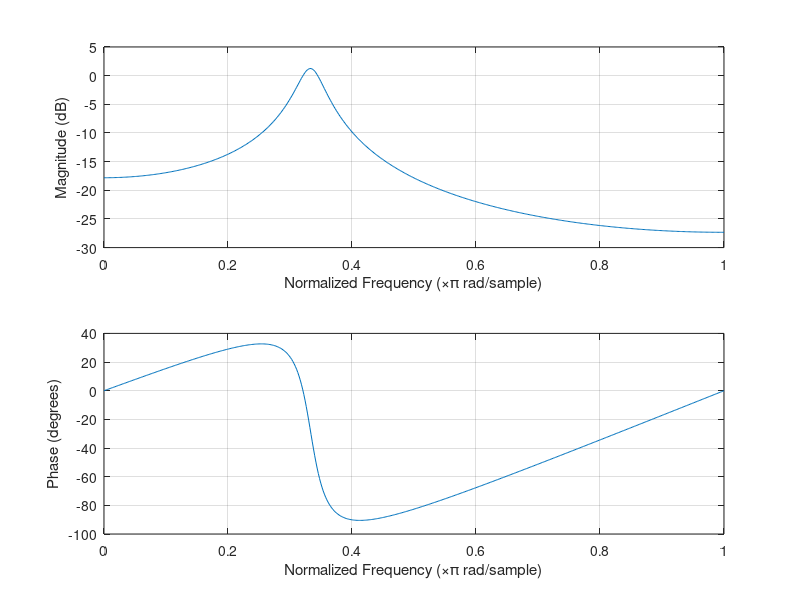
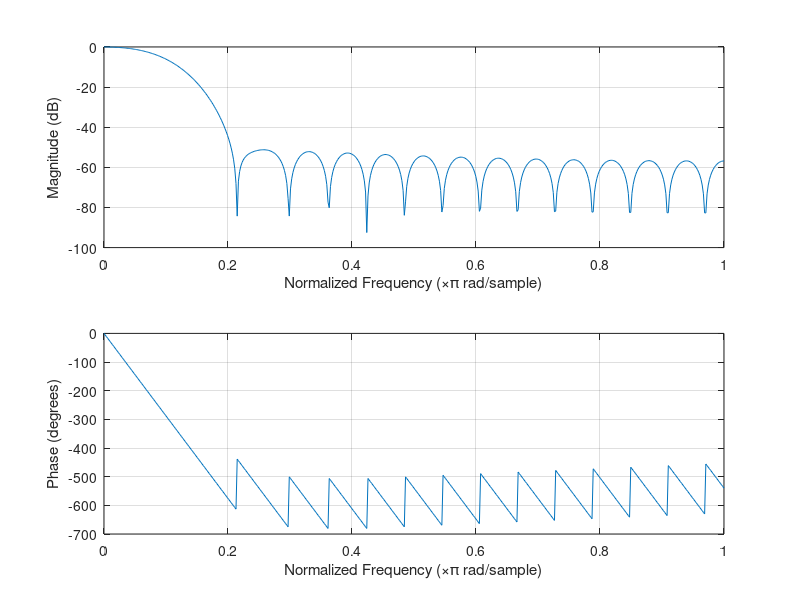

These figures' MATLAB source, in order: (Note: this script raises an error after producing the figures.)
%IIR Design
close all;

% Сигнал
CarrierFreq = 32000;        %Несущая частота
Ts = 1/CarrierFreq;         %Период несущей
DutyCycle = 50;             %Скважность несущей в процентах
ModFreq = CarrierFreq/32;   %Модулирующая частота
Tbit = 1/ModFreq;           %Период модулирующей
Ni = 1000;                   %Количество генерируемых импульсов
            
fd = 6*CarrierFreq;         %Частота дискретизации
dt = 1/fd; %Период дискретизации
N = ceil(Ni*Tbit/dt)  % Количество отсчётов
time = linspace(0,dt*N,N);  %Отсчёты оси времени сигнала
razmach = 255;              %Размах генерируемого сигнала

% Параметры шума
noise_pwr = 0;            %Мощность шума в Вт
flatNoise = 100;

% Расчёт коэффициентов цифрового резонатора
figure;
a = [0 0 0];
b = [0 0 0];

a(1) = (1-exp(-2*pi*4*ModFreq/fd));

b(1) = 1;
b(2) = -(2*exp(-pi*4*ModFreq/fd)*cos(2*pi*CarrierFreq/fd));
b(3) = exp(-2*pi*4*ModFreq/fd);

% Вывод рассчитанных коэффициентов фильтра
disp(['a = ',num2str(a)]);
disp(['b = ',num2str(b)]);

% Построение АЧХ и ФЧХ фильтра
freqz(a,b);

% Масштабирование коэффициентов фильтра
a(1) = round(256*a(1));

b(1) = round(256*b(1));
b(2) = round(256*b(2));
b(3) = round(256*b(3));

disp(['a_norm = ',num2str(a)]);
disp(['b_norm = ',num2str(b)]);

freqz(a,b);

dec = 32;   %Коэффициент прореживания отсчётов
decCoeffs = fir1(dec, 0.1);
figure;
freqz(decCoeffs);

perr = zeros(1,100);
%noise_pwr = linspace(0,200,100);
%flatNoise = linspace(0,200,100);
%for k = 1:100
%-------------------------------------------------------------------------

% Cлучайный информационный сигнал
info = [zeros(1,floor(Ni/2)) ones(1,floor(Ni/2))];
info = info(randperm(Ni));
InfoModulation = zeros(1,N);
for i = 1:Ni-1
    for j = 1:(floor(Tbit/dt/2))
        InfoModulation(i*floor(Tbit/dt)+j) = info(i);
    end
end

% Генерация сигнала
Carrier = razmach*0.5*(square(2*pi*time*32000, DutyCycle) + 1);
Modulation = 0.5*(square(2*pi*time*ModFreq + pi) + 1);

%Modulation = InfoModulation;

noise = wgn(1,N,noise_pwr^2,'linear');
Signal = Carrier.*Modulation + noise + flatNoise;
%Signal = Carrier.*InfoModulation + noise + flatNoise;
Signal = ConstrainSignal(Signal); %Ограничение сигнала от 0 до 255

%Реализация цифрового резонатора
FILT = zeros(1,N);
for i = 3:N
    Akkum = 0;
    Akkum = Akkum + Signal(i)*a(1);
    %
    Akkum = Akkum - FILT(i - 1)*b(2);
    Akkum = Akkum - FILT(i - 2)*b(3);
    FILT(i) = Akkum/256;
end

AD = zeros(1,N);

%Амплитудный детектор
for i = 1:N
    if FILT(i) < 0
        AD(i) = -FILT(i);
    else
        AD(i) = FILT(i);
    end
end

%Децимация сигнала
max = 0;
DecN = floor(N/dec);    %Длительность последовательности после децимации
Decimated = zeros(1,DecN);
timedec = linspace(0,DecN*dec*dt,DecN);  %Ось времени
for i = dec:dec:N
    Sum = 0;
    for j = 1:dec
        Sum = Sum + FILT(i - dec + j)*decCoeffs(j);   
    end
    if Sum > max
        max = Sum;
    end
    Decimated(floor(i/dec)) = Sum - max/2;  %Усреднение прореженных отсчётов


end

% Согласованная фильтрация
SFiltered = (1:DecN);
SF = zeros(1,6);
Koeffs = [1 1 1 -1 -1 -1];
for i = 1:DecN
    for j = 1:6
        if (i-j > 0)
            SF(j) = Decimated(i-j);
        end
    end
    SFiltered(i) = SF*Koeffs.';
end

% Пороговая обработка
Porog = (1:DecN);
max = 50;
for i = 6:DecN
    if SFiltered(i) > max
        %max = SFiltered(i);
    end

    if SFiltered(i) > max*0.5
        Porog(i) = 255;
    else
        Porog(i) = 0;
    end
end

NumErrors = 0;
flag = 0;
for i = 2:DecN
    if Porog(i) > Porog(i - 1)
        flag = 1;
    end

    if Modulation(i*dec) ~= Modulation((i-1)*dec)
        if Modulation((i-1)*dec) ~= flag
            NumErrors = NumErrors + 1;
        end
        flag = 0;
    end
end
disp("Errors")
disp(NumErrors);
%perr(k) = NumErrors/Ni;
%end
%-------------------------------------------------------------------------

%figure;
%SNR = zeros(0,N);
%for t = 1:100
    %SNR(t) = 255/noise_pwr(t);
    %SNR(t) = 255/flatNoise(t);
%end
%semilogy(SNR,perr);
%disp(perr)
%xlim([1,5])
%grid on;

% Сигнал после фильтра и детектора
figure;
Y = [Signal.',FILT.',AD.'];
h = stackedplot(time,Y);
h.AxesProperties(1).YLimits = [0 275];
h.AxesProperties(2).YLimits = [-275 275];
h.AxesProperties(3).YLimits = [-275 275];
xlim([0,2*Tbit]);
legend('show');
grid on;

% Сигнал после децимации
figure;
plot(timedec,Decimated);
xlim([0,2*Tbit]);
grid on;

% Сигнал после СФ
figure;
plotpor = max*0.5*ones(1,N);
plot(timedec,SFiltered,time,255*Modulation,time, plotpor);
xlim([0,4*Tbit]);
grid on;


figure;
%plot(timedec,Porog,time,255*InfoModulation);
plot(timedec,Porog,time,255*Modulation,time, plotpor);
xlim([0,10*Tbit]);
grid on;

%Функция ограничения сигнала
function Output = ConstrainSignal(Data)
N = length(Data);
Output = Data;
for i = 1:N
    if Output(i) > 255
        Output(i) = 255;
    end
    if Output(i) < 0
        Output(i) = 0;
    end
end
end